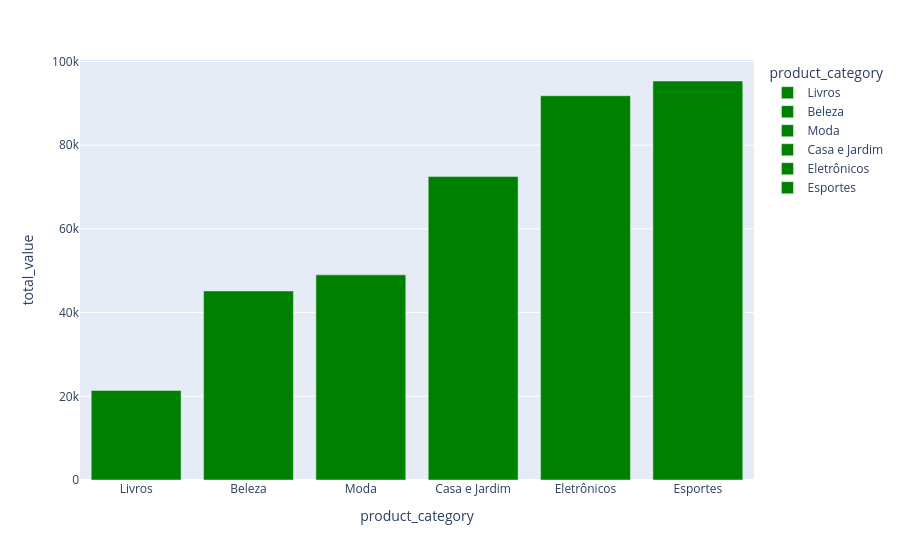
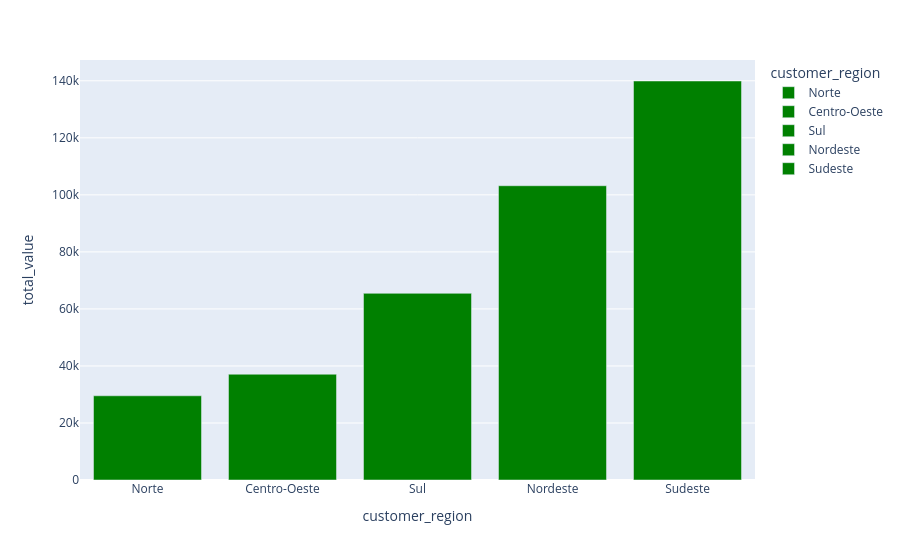

Here is the notebook cell these charts were saved with, in order:
### Code cell
display(tabela["product_category"].value_counts())

# INFO

# Categoria mais vendida de produtos por quantidade: beleza e moda
# Categoria menos vendida de produtos por quantidade: livros

# Categorias mais vendidas por valor: esportes e eletrônicos
# Categoria menos vendida por valor: livros

# Regiões com mais vendas: Sudeste e Nordeste.
# Regiões com menos vendas: Norte e Centro-Oeste.

# INSIGHT 1: promover a venda de livros por meio de um evento ou oferecendo um desconto.  

# INSIGHT 2: promover o marketing voltado às regiões com menos clientes com foco em aquisição de clientes.




# Verificando a quantidade vendida por tipo de produto: 

print("Divisão por categoria:")
tabelaProd = tabela.groupby("product_category")["total_value"].sum().reset_index()
tabelaProd = tabelaProd.sort_values("total_value")

display(tabelaProd)


# Gráfico tipo de produto vs valor em receita

graficoCategoria = px.bar(tabelaProd, x='product_category', y='total_value', color="product_category", color_discrete_sequence = [base_color])

graficoCategoria.show()




print("-"*200)
print(" "*50)


# Verificando a quantidade vendida por região: 

print("Divisão por regiões:")
tabelaRegion = tabela.groupby("customer_region")["total_value"].sum().reset_index()
tabelaRegion = tabelaRegion.sort_values("total_value")

display(tabelaRegion)


# Gráfico região vs valor em receita:

graficoCategoria = px.bar(tabelaRegion, x='customer_region', y='total_value', color="customer_region", color_discrete_sequence = [base_color])

graficoCategoria.show()

### Figure 1 — Plotly figure (JSON) as saved in the notebook; plotly's stock layout.template omitted (floating-point values rounded to 4 significant figures)
{"data": [{"hovertemplate": "product_category=%{x}<br>total_value=%{y}<extra></extra>", "legendgroup": "Livros", "marker": {"color": ["green"], "pattern": {"shape": ""}}, "name": "Livros", "orientation": "v", "showlegend": true, "textposition": "auto", "type": "bar", "x": ["Livros"], "xaxis": "x", "y": [21390.0], "yaxis": "y"}, {"hovertemplate": "product_category=%{x}<br>total_value=%{y}<extra></extra>", "legendgroup": "Beleza", "marker": {"color": ["green"], "pattern": {"shape": ""}}, "name": "Beleza", "orientation": "v", "showlegend": true, "textposition": "auto", "type": "bar", "x": ["Beleza"], "xaxis": "x", "y": [45170.0], "yaxis": "y"}, {"hovertemplate": "product_category=%{x}<br>total_value=%{y}<extra></extra>", "legendgroup": "Moda", "marker": {"color": ["green"], "pattern": {"shape": ""}}, "name": "Moda", "orientation": "v", "showlegend": true, "textposition": "auto", "type": "bar", "x": ["Moda"], "xaxis": "x", "y": [49010.0], "yaxis": "y"}, {"hovertemplate": "product_category=%{x}<br>total_value=%{y}<extra></extra>", "legendgroup": "Casa e Jardim", "marker": {"color": ["green"], "pattern": {"shape": ""}}, "name": "Casa e Jardim", "orientation": "v", "showlegend": true, "textposition": "auto", "type": "bar", "x": ["Casa e Jardim"], "xaxis": "x", "y": [72500.0], "yaxis": "y"}, {"hovertemplate": "product_category=%{x}<br>total_value=%{y}<extra></extra>", "legendgroup": "Eletrônicos", "marker": {"color": ["green"], "pattern": {"shape": ""}}, "name": "Eletrônicos", "orientation": "v", "showlegend": true, "textposition": "auto", "type": "bar", "x": ["Eletrônicos"], "xaxis": "x", "y": [91820.0], "yaxis": "y"}, {"hovertemplate": "product_category=%{x}<br>total_value=%{y}<extra></extra>", "legendgroup": "Esportes", "marker": {"color": ["green"], "pattern": {"shape": ""}}, "name": "Esportes", "orientation": "v", "showlegend": true, "textposition": "auto", "type": "bar", "x": ["Esportes"], "xaxis": "x", "y": [95340.0], "yaxis": "y"}], "layout": {"barmode": "relative", "legend": {"title": {"text": "product_category"}, "tracegroupgap": 0}, "margin": {"t": 60}, "xaxis": {"anchor": "y", "categoryarray": ["Livros", "Beleza", "Moda", "Casa e Jardim", "Eletrônicos", "Esportes"], "categoryorder": "array", "domain": [0, 1], "title": {"text": "product_category"}}, "yaxis": {"anchor": "x", "domain": [0, 1], "title": {"text": "total_value"}}}}

### Figure 2 — Plotly figure (JSON) as saved in the notebook; plotly's stock layout.template omitted (floating-point values rounded to 4 significant figures)
{"data": [{"hovertemplate": "customer_region=%{x}<br>total_value=%{y}<extra></extra>", "legendgroup": "Norte", "marker": {"color": ["green"], "pattern": {"shape": ""}}, "name": "Norte", "orientation": "v", "showlegend": true, "textposition": "auto", "type": "bar", "x": ["Norte"], "xaxis": "x", "y": [29530.0], "yaxis": "y"}, {"hovertemplate": "customer_region=%{x}<br>total_value=%{y}<extra></extra>", "legendgroup": "Centro-Oeste", "marker": {"color": ["green"], "pattern": {"shape": ""}}, "name": "Centro-Oeste", "orientation": "v", "showlegend": true, "textposition": "auto", "type": "bar", "x": ["Centro-Oeste"], "xaxis": "x", "y": [37100.0], "yaxis": "y"}, {"hovertemplate": "customer_region=%{x}<br>total_value=%{y}<extra></extra>", "legendgroup": "Sul", "marker": {"color": ["green"], "pattern": {"shape": ""}}, "name": "Sul", "orientation": "v", "showlegend": true, "textposition": "auto", "type": "bar", "x": ["Sul"], "xaxis": "x", "y": [65470.0], "yaxis": "y"}, {"hovertemplate": "customer_region=%{x}<br>total_value=%{y}<extra></extra>", "legendgroup": "Nordeste", "marker": {"color": ["green"], "pattern": {"shape": ""}}, "name": "Nordeste", "orientation": "v", "showlegend": true, "textposition": "auto", "type": "bar", "x": ["Nordeste"], "xaxis": "x", "y": [103200.0], "yaxis": "y"}, {"hovertemplate": "customer_region=%{x}<br>total_value=%{y}<extra></extra>", "legendgroup": "Sudeste", "marker": {"color": ["green"], "pattern": {"shape": ""}}, "name": "Sudeste", "orientation": "v", "showlegend": true, "textposition": "auto", "type": "bar", "x": ["Sudeste"], "xaxis": "x", "y": [139900.0], "yaxis": "y"}], "layout": {"barmode": "relative", "legend": {"title": {"text": "customer_region"}, "tracegroupgap": 0}, "margin": {"t": 60}, "xaxis": {"anchor": "y", "categoryarray": ["Norte", "Centro-Oeste", "Sul", "Nordeste", "Sudeste"], "categoryorder": "array", "domain": [0, 1], "title": {"text": "customer_region"}}, "yaxis": {"anchor": "x", "domain": [0, 1], "title": {"text": "total_value"}}}}
